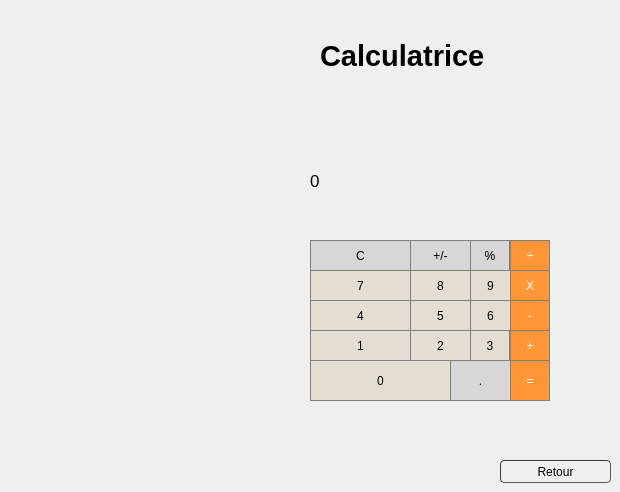
       <widget class="QWidget" name="page_8">
        <widget class="QLabel" name="label_12">
         <property name="geometry">
          <rect>
           <x>320</x>
           <y>20</y>
           <width>241</width>
           <height>71</height>
          </rect>
         </property>
         <property name="font">
          <font>
           <pointsize>22</pointsize>
           <weight>75</weight>
           <bold>true</bold>
          </font>
         </property>
         <property name="text">
          <string>Calculatrice</string>
         </property>
        </widget>
        <widget class="QLabel" name="label_52">
         <property name="geometry">
          <rect>
           <x>310</x>
           <y>120</y>
           <width>241</width>
           <height>121</height>
          </rect>
         </property>
         <property name="font">
          <font>
           <pointsize>13</pointsize>
          </font>
         </property>
         <property name="styleSheet">
          <string notr="true">QLabel {
	qproperty-alignment: 'AlignVCenter | AlignRight';
	border: 1px solid gray;
background-color:rgb(227, 222, 209)

}

background-color : white;</string>
         </property>
         <property name="text">
          <string>0</string>
         </property>
        </widget>
        <widget class="QPushButton" name="pushButton_C">
         <property name="geometry">
          <rect>
           <x>310</x>
           <y>240</y>
           <width>101</width>
           <height>31</height>
          </rect>
         </property>
         <property name="styleSheet">
          <string notr="true">QPushButton {
  background-color: rgb(215, 215, 215);
  border: 1px solid gray;
}
QPushButton:pressed {
    background-color: qlineargradient(x1: 0, y1: 0, x2: 0, y2: 1,
                                      stop: 0 #BEBEBE, stop: 1 #D7D7D7);
}</string>
         </property>
         <property name="text">
          <string>C</string>
         </property>
        </widget>
        <widget class="QPushButton" name="pushButton_signal">
         <property name="geometry">
          <rect>
           <x>410</x>
           <y>240</y>
           <width>61</width>
           <height>31</height>
          </rect>
         </property>
         <property name="styleSheet">
          <string notr="true">QPushButton {
  background-color: rgb(215, 215, 215);
  border: 1px solid gray;
}
QPushButton:pressed {
    background-color: qlineargradient(x1: 0, y1: 0, x2: 0, y2: 1,
                                      stop: 0 #BEBEBE, stop: 1 #D7D7D7);
}</string>
         </property>
         <property name="text">
          <string>+/-</string>
         </property>
        </widget>
        <widget class="QPushButton" name="pushButton_porcentage">
         <property name="geometry">
          <rect>
           <x>470</x>
           <y>240</y>
           <width>40</width>
           <height>31</height>
          </rect>
         </property>
         <property name="styleSheet">
          <string notr="true">QPushButton {
  background-color: rgb(215, 215, 215);
  border: 1px solid gray;
}
QPushButton:pressed {
    background-color: qlineargradient(x1: 0, y1: 0, x2: 0, y2: 1,
                                      stop: 0 #BEBEBE, stop: 1 #D7D7D7);
}</string>
         </property>
         <property name="text">
          <string>%</string>
         </property>
        </widget>
        <widget class="QPushButton" name="pushButton_division">
         <property name="geometry">
          <rect>
           <x>510</x>
           <y>240</y>
           <width>40</width>
           <height>31</height>
          </rect>
         </property>
         <property name="styleSheet">
          <string notr="true">QPushButton {
  background-color: rgb(255, 151, 57);
  color: white; 
  border: 1px solid gray;
}

QPushButton:pressed {
    background-color: qlineargradient(x1: 0, y1: 0, x2: 0, y2: 1,
                                      stop: 0 #FF7832, stop: 1 #FF9739);
}</string>
         </property>
         <property name="text">
          <string>÷</string>
         </property>
        </widget>
        <widget class="QPushButton" name="pushButt7">
         <property name="geometry">
          <rect>
           <x>310</x>
           <y>270</y>
           <width>101</width>
           <height>31</height>
          </rect>
         </property>
         <property name="styleSheet">
          <string notr="true">QPushButton {
   border: 1px solid gray;
background-color:rgb(227, 222, 209)

}
QPushButton:pressed {
    background-color: qlineargradient(x1: 0, y1: 0, x2: 0, y2: 1,
                                      stop: 0 #dadbde, stop: 1 #f6f7fa);
}</string>
         </property>
         <property name="text">
          <string>7</string>
         </property>
        </widget>
        <widget class="QPushButton" name="pushButt4">
         <property name="geometry">
          <rect>
           <x>310</x>
           <y>300</y>
           <width>101</width>
           <height>31</height>
          </rect>
         </property>
         <property name="styleSheet">
          <string notr="true">QPushButton {
   border: 1px solid gray;
background-color:rgb(227, 222, 209)

}
QPushButton:pressed {
    background-color: qlineargradient(x1: 0, y1: 0, x2: 0, y2: 1,
                                      stop: 0 #dadbde, stop: 1 #f6f7fa);
}</string>
         </property>
         <property name="text">
          <string>4</string>
         </property>
        </widget>
        <widget class="QPushButton" name="pushButt1">
         <property name="geometry">
          <rect>
           <x>310</x>
           <y>330</y>
           <width>101</width>
           <height>31</height>
          </rect>
         </property>
         <property name="styleSheet">
          <string notr="true">QPushButton {
   border: 1px solid gray;
background-color:rgb(227, 222, 209)

}
QPushButton:pressed {
    background-color: qlineargradient(x1: 0, y1: 0, x2: 0, y2: 1,
                                      stop: 0 #dadbde, stop: 1 #f6f7fa);
}</string>
         </property>
         <property name="text">
          <string>1</string>
         </property>
        </widget>
        <widget class="QPushButton" name="pushButton_0">
         <property name="geometry">
          <rect>
           <x>310</x>
           <y>360</y>
           <width>141</width>
           <height>41</height>
          </rect>
         </property>
         <property name="styleSheet">
          <string notr="true">QPushButton {
   border: 1px solid gray;
background-color:rgb(227, 222, 209)

}
QPushButton:pressed {
    background-color: qlineargradient(x1: 0, y1: 0, x2: 0, y2: 1,
                                      stop: 0 #dadbde, stop: 1 #f6f7fa);
}</string>
         </property>
         <property name="text">
          <string>0</string>
         </property>
        </widget>
        <widget class="QPushButton" name="pushButt8">
         <property name="geometry">
          <rect>
           <x>410</x>
           <y>270</y>
           <width>61</width>
           <height>31</height>
          </rect>
         </property>
         <property name="styleSheet">
          <string notr="true">QPushButton {
   border: 1px solid gray;
background-color:rgb(227, 222, 209)
}
QPushButton:pressed {
    background-color: qlineargradient(x1: 0, y1: 0, x2: 0, y2: 1,
                                      stop: 0 #dadbde, stop: 1 #f6f7fa);
}</string>
         </property>
         <property name="text">
          <string>8</string>
         </property>
        </widget>
        <widget class="QPushButton" name="pushButt5">
         <property name="geometry">
          <rect>
           <x>410</x>
           <y>300</y>
           <width>61</width>
           <height>31</height>
          </rect>
         </property>
         <property name="styleSheet">
          <string notr="true">QPushButton {
   border: 1px solid gray;
background-color:rgb(227, 222, 209)

}
QPushButton:pressed {
    background-color: qlineargradient(x1: 0, y1: 0, x2: 0, y2: 1,
                                      stop: 0 #dadbde, stop: 1 #f6f7fa);
}</string>
         </property>
         <property name="text">
          <string>5</string>
         </property>
        </widget>
        <widget class="QPushButton" name="pushButt2">
         <property name="geometry">
          <rect>
           <x>410</x>
           <y>330</y>
           <width>61</width>
           <height>31</height>
          </rect>
         </property>
         <property name="styleSheet">
          <string notr="true">QPushButton {
   border: 1px solid gray;
background-color:rgb(227, 222, 209)

}
QPushButton:pressed {
    background-color: qlineargradient(x1: 0, y1: 0, x2: 0, y2: 1,
                                      stop: 0 #dadbde, stop: 1 #f6f7fa);
}</string>
         </property>
         <property name="text">
          <string>2</string>
         </property>
        </widget>
        <widget class="QPushButton" name="pushButton_point">
         <property name="geometry">
          <rect>
           <x>450</x>
           <y>360</y>
           <width>61</width>
           <height>41</height>
          </rect>
         </property>
         <property name="styleSheet">
          <string notr="true">QPushButton {
  background-color: rgb(215, 215, 215);
  border: 1px solid gray;
}
QPushButton:pressed {
    background-color: qlineargradient(x1: 0, y1: 0, x2: 0, y2: 1,
                                      stop: 0 #BEBEBE, stop: 1 #D7D7D7);
}</string>
         </property>
         <property name="text">
          <string>.</string>
         </property>
        </widget>
        <widget class="QPushButton" name="pushButton_equal">
         <property name="geometry">
          <rect>
           <x>510</x>
           <y>360</y>
           <width>40</width>
           <height>41</height>
          </rect>
         </property>
         <property name="styleSheet">
          <string notr="true">QPushButton {
  background-color: rgb(255, 151, 57);
  color: white; 
  border: 1px solid gray;
}

QPushButton:pressed {
    background-color: qlineargradient(x1: 0, y1: 0, x2: 0, y2: 1,
                                      stop: 0 #FF7832, stop: 1 #FF9739);
}</string>
         </property>
         <property name="text">
          <string>=</string>
         </property>
        </widget>
        <widget class="QPushButton" name="pushButt3">
         <property name="geometry">
          <rect>
           <x>470</x>
           <y>330</y>
           <width>40</width>
           <height>31</height>
          </rect>
         </property>
         <property name="styleSheet">
          <string notr="true">QPushButton {
   border: 1px solid gray;
background-color:rgb(227, 222, 209)

}
QPushButton:pressed {
    background-color: qlineargradient(x1: 0, y1: 0, x2: 0, y2: 1,
                                      stop: 0 #dadbde, stop: 1 #f6f7fa);
}</string>
         </property>
         <property name="text">
          <string>3</string>
         </property>
        </widget>
        <widget class="QPushButton" name="pushButton_plus">
         <property name="geometry">
          <rect>
           <x>510</x>
           <y>330</y>
           <width>40</width>
           <height>31</height>
          </rect>
         </property>
         <property name="styleSheet">
          <string notr="true">QPushButton {
  background-color: rgb(255, 151, 57);
  color: white; 
  border: 1px solid gray;
}

QPushButton:pressed {
    background-color: qlineargradient(x1: 0, y1: 0, x2: 0, y2: 1,
                                      stop: 0 #FF7832, stop: 1 #FF9739);
}</string>
         </property>
         <property name="text">
          <string>+</string>
         </property>
        </widget>
        <widget class="QPushButton" name="pushButt6">
         <property name="geometry">
          <rect>
           <x>470</x>
           <y>300</y>
           <width>41</width>
           <height>31</height>
          </rect>
         </property>
         <property name="styleSheet">
          <string notr="true">QPushButton {
   border: 1px solid gray;
background-color:rgb(227, 222, 209)

}
QPushButton:pressed {
    background-color: qlineargradient(x1: 0, y1: 0, x2: 0, y2: 1,
                                      stop: 0 #dadbde, stop: 1 #f6f7fa);
}</string>
         </property>
         <property name="text">
          <string>6</string>
         </property>
        </widget>
        <widget class="QPushButton" name="pushButt9">
         <property name="geometry">
          <rect>
           <x>470</x>
           <y>270</y>
           <width>41</width>
           <height>31</height>
          </rect>
         </property>
         <property name="styleSheet">
          <string notr="true">QPushButton {
   border: 1px solid gray;
background-color :rgb(227, 222, 209)
}
QPushButton:pressed {
    background-color: qlineargradient(x1: 0, y1: 0, x2: 0, y2: 1,
                                      stop: 0 #dadbde, stop: 1 #f6f7fa);
}</string>
         </property>
         <property name="text">
          <string>9</string>
         </property>
        </widget>
        <widget class="QPushButton" name="pushButton_minus">
         <property name="geometry">
          <rect>
           <x>510</x>
           <y>300</y>
           <width>40</width>
           <height>31</height>
          </rect>
         </property>
         <property name="styleSheet">
          <string notr="true">QPushButton {
  background-color: rgb(255, 151, 57);
  color: white; 
  border: 1px solid gray;
}

QPushButton:pressed {
    background-color: qlineargradient(x1: 0, y1: 0, x2: 0, y2: 1,
                                      stop: 0 #FF7832, stop: 1 #FF9739);
}</string>
         </property>
         <property name="text">
          <string>-</string>
         </property>
        </widget>
        <widget class="QPushButton" name="pushButton_times">
         <property name="geometry">
          <rect>
           <x>510</x>
           <y>270</y>
           <width>40</width>
           <height>31</height>
          </rect>
         </property>
         <property name="styleSheet">
          <string notr="true">QPushButton {
  background-color: rgb(255, 151, 57);
  color: white; 
  border: 1px solid gray;
}

QPushButton:pressed {
    background-color: qlineargradient(x1: 0, y1: 0, x2: 0, y2: 1,
                                      stop: 0 #FF7832, stop: 1 #FF9739);
}</string>
         </property>
         <property name="text">
          <string>X</string>
         </property>
        </widget>
        <widget class="QPushButton" name="Annuler_3">
         <property name="geometry">
          <rect>
           <x>500</x>
           <y>460</y>
           <width>111</width>
           <height>23</height>
          </rect>
         </property>
         <property name="styleSheet">
          <string notr="true">	border-width: 1px; border-radius: 4px;
	border-color: rgb(58, 58, 58);
	border-style: inset;
	padding: 0 8px;


	selection-color: rgb(60, 63, 65);</string>
         </property>
         <property name="text">
          <string>Retour</string>
         </property>
         <property name="icon">
          <iconset resource="projet.qrc">
           <normaloff>:/icons/icons8_back_to_200px.png</normaloff>:/icons/icons8_back_to_200px.png</iconset>
         </property>
        </widget>
       </widget>
